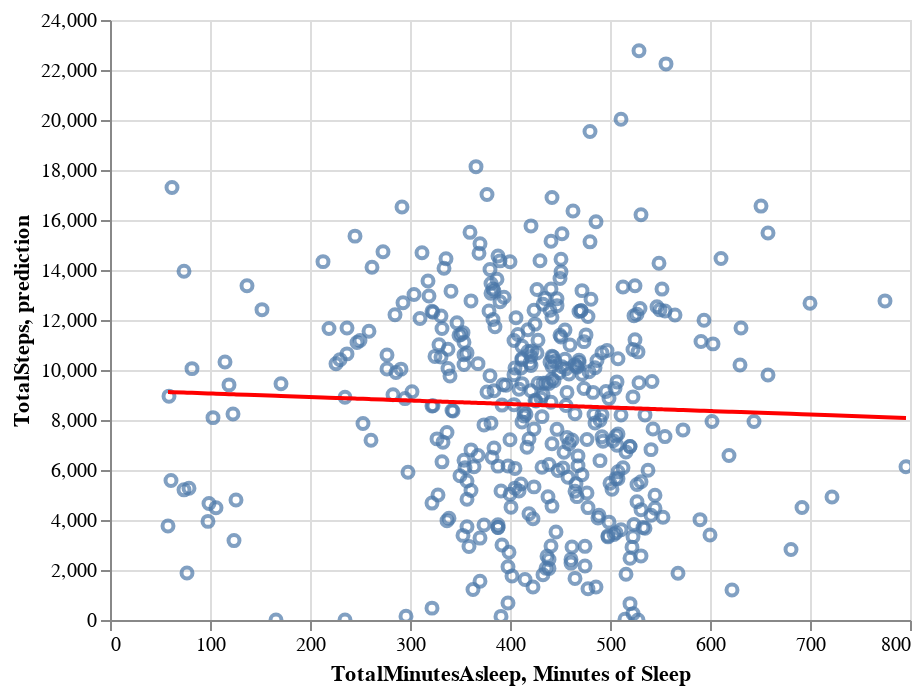

Notebook cell for this chart:
### Code cell
#Now lets do a scatter plot with our line of best fit
chart1 = alt.Chart(df2[["TotalSteps", "TotalMinutesAsleep"]]).mark_point().encode(
    x='TotalMinutesAsleep',
    y='TotalSteps'
).interactive()

chart2 = alt.Chart(predDF.reset_index()).mark_line(color='red').encode(
    x='Minutes of Sleep',
    y='prediction'
).interactive()

display(alt.layer(chart1, chart2))

### Figure 1 — Vega-Lite specification as saved in the notebook (floating-point values rounded to 4 significant figures; data arrays with more than 128 entries replaced by an {"elided": "..."} marker saying what was removed)
{"config": {"view": {"continuousWidth": 400, "continuousHeight": 300}}, "layer": [{"data": {"name": "data-1a69fa4a8582be803965af57ab2c902b"}, "mark": "point", "encoding": {"x": {"type": "quantitative", "field": "TotalMinutesAsleep"}, "y": {"type": "quantitative", "field": "TotalSteps"}}, "selection": {"selector021": {"type": "interval", "bind": "scales", "encodings": ["x", "y"]}}}, {"data": {"name": "data-8d21ca0fece17ef9ce8fcdad446e85d9"}, "mark": {"type": "line", "color": "red"}, "encoding": {"x": {"type": "quantitative", "field": "Minutes of Sleep"}, "y": {"type": "quantitative", "field": "prediction"}}, "selection": {"selector022": {"type": "interval", "bind": "scales", "encodings": ["x", "y"]}}}], "$schema": "https://vega.github.io/schema/vega-lite/v4.8.1.json", "datasets": {"data-1a69fa4a8582be803965af57ab2c902b": {"elided": "400 records"}, "data-8d21ca0fece17ef9ce8fcdad446e85d9": {"elided": "400 records"}}}
